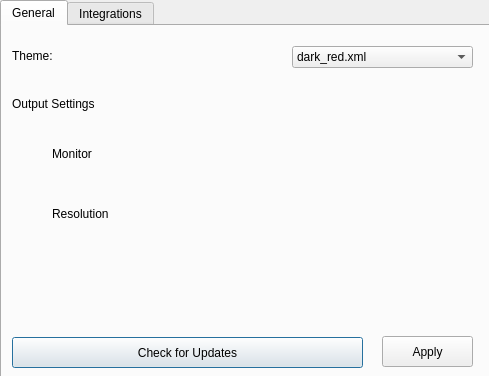
<?xml version="1.0" encoding="UTF-8"?>
<ui version="4.0">
 <class>Dialog</class>
 <widget class="QDialog" name="Dialog">
  <property name="geometry">
   <rect>
    <x>0</x>
    <y>0</y>
    <width>489</width>
    <height>376</height>
   </rect>
  </property>
  <property name="sizePolicy">
   <sizepolicy hsizetype="Fixed" vsizetype="Fixed">
    <horstretch>0</horstretch>
    <verstretch>0</verstretch>
   </sizepolicy>
  </property>
  <property name="minimumSize">
   <size>
    <width>489</width>
    <height>376</height>
   </size>
  </property>
  <property name="maximumSize">
   <size>
    <width>489</width>
    <height>376</height>
   </size>
  </property>
  <property name="cursor">
   <cursorShape>ArrowCursor</cursorShape>
  </property>
  <property name="windowTitle">
   <string>Settings</string>
  </property>
  <widget class="QTabWidget" name="tabWidget">
   <property name="geometry">
    <rect>
     <x>0</x>
     <y>0</y>
     <width>491</width>
     <height>381</height>
    </rect>
   </property>
   <property name="sizePolicy">
    <sizepolicy hsizetype="Expanding" vsizetype="Expanding">
     <horstretch>0</horstretch>
     <verstretch>0</verstretch>
    </sizepolicy>
   </property>
   <property name="minimumSize">
    <size>
     <width>489</width>
     <height>376</height>
    </size>
   </property>
   <property name="currentIndex">
    <number>0</number>
   </property>
   <widget class="QWidget" name="tab">
    <property name="sizePolicy">
     <sizepolicy hsizetype="Minimum" vsizetype="Minimum">
      <horstretch>0</horstretch>
      <verstretch>0</verstretch>
     </sizepolicy>
    </property>
    <property name="minimumSize">
     <size>
      <width>489</width>
      <height>376</height>
     </size>
    </property>
    <attribute name="title">
     <string>General</string>
    </attribute>
    <widget class="QComboBox" name="comboBox">
     <property name="geometry">
      <rect>
       <x>290</x>
       <y>20</y>
       <width>181</width>
       <height>22</height>
      </rect>
     </property>
     <item>
      <property name="text">
       <string>dark_red.xml</string>
      </property>
     </item>
     <item>
      <property name="text">
       <string>dark_amber.xml</string>
      </property>
     </item>
     <item>
      <property name="text">
       <string>dark_blue.xml</string>
      </property>
     </item>
     <item>
      <property name="text">
       <string>dark_cyan.xml</string>
      </property>
     </item>
     <item>
      <property name="text">
       <string>dark_lightgreen.xml</string>
      </property>
     </item>
     <item>
      <property name="text">
       <string>dark_pink.xml</string>
      </property>
     </item>
     <item>
      <property name="text">
       <string>dark_purple.xml</string>
      </property>
     </item>
     <item>
      <property name="text">
       <string>dark_teal.xml</string>
      </property>
     </item>
     <item>
      <property name="text">
       <string>dark_yellow.xml</string>
      </property>
     </item>
     <item>
      <property name="text">
       <string>light_amber.xml</string>
      </property>
     </item>
     <item>
      <property name="text">
       <string>light_blue.xml</string>
      </property>
     </item>
     <item>
      <property name="text">
       <string>light_blue_500.xml</string>
      </property>
     </item>
     <item>
      <property name="text">
       <string>light_cyan.xml</string>
      </property>
     </item>
     <item>
      <property name="text">
       <string>light_cyan_500.xml</string>
      </property>
     </item>
     <item>
      <property name="text">
       <string>light_lightgreen.xml</string>
      </property>
     </item>
     <item>
      <property name="text">
       <string>light_lightgreen_500.xml</string>
      </property>
     </item>
     <item>
      <property name="text">
       <string>light_orange.xml</string>
      </property>
     </item>
     <item>
      <property name="text">
       <string>light_pink.xml</string>
      </property>
     </item>
     <item>
      <property name="text">
       <string>light_pink_500.xml</string>
      </property>
     </item>
     <item>
      <property name="text">
       <string>light_purple.xml</string>
      </property>
     </item>
     <item>
      <property name="text">
       <string>light_purple_500.xml</string>
      </property>
     </item>
     <item>
      <property name="text">
       <string>light_red.xml</string>
      </property>
     </item>
     <item>
      <property name="text">
       <string>light_red_500.xml</string>
      </property>
     </item>
     <item>
      <property name="text">
       <string>light_teal.xml</string>
      </property>
     </item>
     <item>
      <property name="text">
       <string>light_teal_500.xml</string>
      </property>
     </item>
     <item>
      <property name="text">
       <string>light_yellow.xml</string>
      </property>
     </item>
    </widget>
    <widget class="QLabel" name="label">
     <property name="geometry">
      <rect>
       <x>10</x>
       <y>22</y>
       <width>71</width>
       <height>16</height>
      </rect>
     </property>
     <property name="text">
      <string>Theme:</string>
     </property>
    </widget>
    <widget class="QPushButton" name="pushButton">
     <property name="geometry">
      <rect>
       <x>10</x>
       <y>311</y>
       <width>351</width>
       <height>31</height>
      </rect>
     </property>
     <property name="text">
      <string>Check for Updates</string>
     </property>
    </widget>
    <widget class="QLabel" name="label_2">
     <property name="geometry">
      <rect>
       <x>10</x>
       <y>70</y>
       <width>101</width>
       <height>16</height>
      </rect>
     </property>
     <property name="text">
      <string>Output Settings</string>
     </property>
    </widget>
    <widget class="QLabel" name="label_4">
     <property name="geometry">
      <rect>
       <x>50</x>
       <y>120</y>
       <width>101</width>
       <height>16</height>
      </rect>
     </property>
     <property name="text">
      <string>Monitor</string>
     </property>
    </widget>
    <widget class="QLabel" name="label_5">
     <property name="geometry">
      <rect>
       <x>50</x>
       <y>180</y>
       <width>101</width>
       <height>16</height>
      </rect>
     </property>
     <property name="text">
      <string>Resolution</string>
     </property>
    </widget>
    <widget class="QPushButton" name="pushButton_2">
     <property name="geometry">
      <rect>
       <x>380</x>
       <y>310</y>
       <width>91</width>
       <height>31</height>
      </rect>
     </property>
     <property name="text">
      <string>Apply</string>
     </property>
    </widget>
   </widget>
   <widget class="QWidget" name="tab_3">
    <attribute name="title">
     <string>Integrations</string>
    </attribute>
    <widget class="QTabWidget" name="tabWidget_2">
     <property name="geometry">
      <rect>
       <x>0</x>
       <y>0</y>
       <width>491</width>
       <height>361</height>
      </rect>
     </property>
     <property name="focusPolicy">
      <enum>Qt::StrongFocus</enum>
     </property>
     <property name="currentIndex">
      <number>1</number>
     </property>
     <widget class="QWidget" name="tab_7">
      <attribute name="title">
       <string>Ableton Link</string>
      </attribute>
     </widget>
     <widget class="QWidget" name="tab_8">
      <attribute name="title">
       <string>Spout</string>
      </attribute>
     </widget>
    </widget>
   </widget>
  </widget>
 </widget>
 <resources/>
 <connections/>
</ui>
